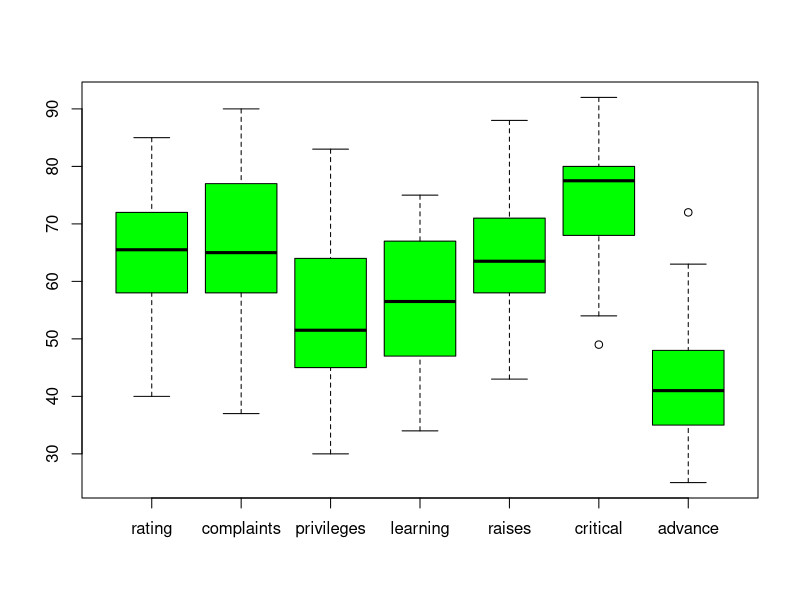
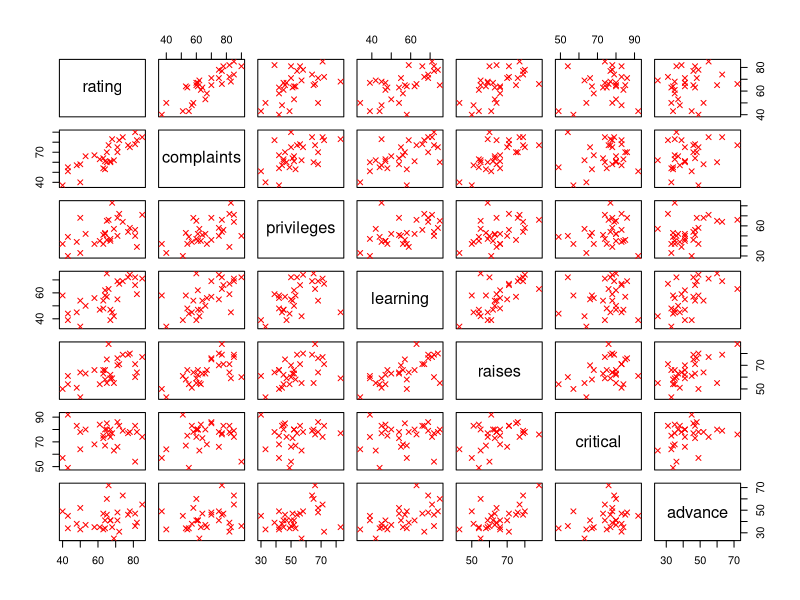
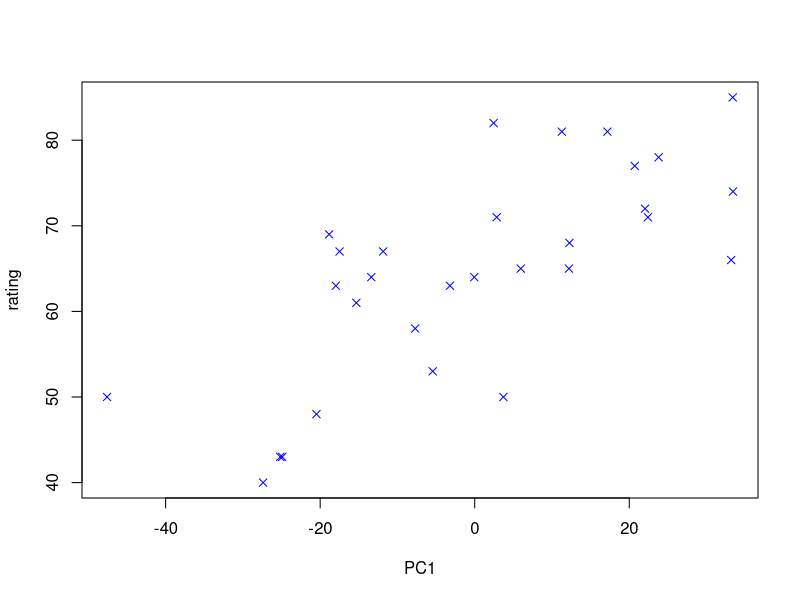
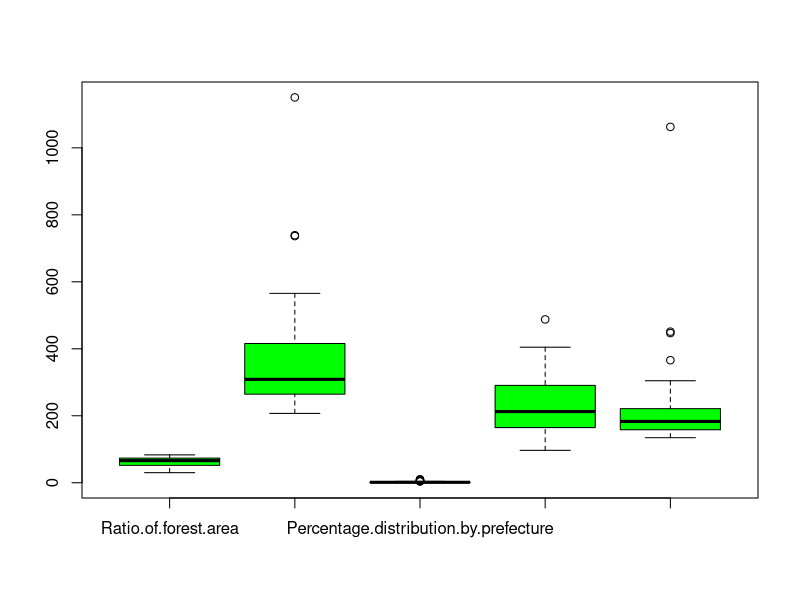

Here is the R script that generated these plots, in order:
## データセット attitude による例
## ある金融機関の 30 の部署の事務職員への管理者の態度に関する
## アンケート調査. 以下の 7 つの質問からなり, 好意的な回答を
## したパーセントからなる
## rating: 全体的な評価
## complaints: 職員の苦情への対処
## privileges: えこひいきしてないか
## learning: 学習の機会はあるか
## raises: 仕事に見合った昇給をしているか
## critical: 批判的すぎないか
## advance: 昇進の機会はあるか
boxplot(attitude, col = "green") # 箱ひげ図
plot(attitude, pch = 4, col = "red") # 散布図
dat <- subset(attitude, select = -rating)
# rating は全体の特徴量に相当するので分析から除外
res <- prcomp(dat) # 主成分分析
res$rotation # 各主成分方向を列ベクトルとする行列
### 第一主成分方向は全変数の符号が同じであり, 全体の傾向を表す方向と解釈できる
### 第二主成分方向は正の向きに管理者の能力を表す変数, 負の向きに職員の待遇を表す変数がきている
### 第三主成分方向は正の向きにポジティブな項目, 負の向きにネガティブな項目を表す変数がきている
### と解釈できそう
z <- predict(res) # 主成分の計算
head(z)
colMeans(z) # prcomp はデータの平均を差し引いてから計算するため, 主成分の平均は 0
plot(attitude$rating ~ z[,1], xlab = "PC1", ylab = "rating",
     pch = 4, col = "blue") # rating と第一主成分の関係
prcomp(~. -rating, data = attitude) # 上と同じ分析を実行
prcomp(dat, scale. = TRUE) # 各変数をその標準偏差で割って分析を実行(結果は変わる)

### 各変数のばらつきに大きな違いがある場合, ばらつきが大きい変数の
### 効果を重視してしまうことになるため, 全変数を同等に扱うためには
### scale. = TRUE として分析を実行すべき

## 総務省統計局の統計データ
## http://www.stat.go.jp/data/shihyou/naiyou/htm
## 社会生活統計指標-都道府県の指標-2017 社会生活統計指標 2017 年 2 月 17 日公表
## http://www.e-stat.go.jp/SG1/estat/List.do?bid-000001083999&cycode=0
## 森林面積割合 Ratio of forest area (%) 2014
## 就業者 1 人当たり農業産出額(販売農家)
## Gross agricultural product per agricultural worker (commercial farm households)
## (万年:10 thousand yen) 2014
## 全国総人口に占める人口割合
## Percentage distribution by prefecture (%) 2015
## 土地生産性(耕地面積1ヘクタール当たり)
## Land productivity (per hectare of cultivated land area)
## (万年:10 thousand yen) 2014
## 商業年間商品販売額 [卸売業 + 小売業](事務所当たり)
## Annual sales of commercial goods [wholesales and retail trade] (per establishment)
## (百万円:million yen) 2013
## データの読み込み
kendata <- read.csv(file = "kendata.csv", row.names = 1, header = TRUE)
### 注意:csvファイルは作業ディレクトリ(コンソールの上部に書いてある)
### に置いてある必要がある
head(kendata)
boxplot(kendata, col = "green") # 変数のばらつきに大きな違いがある
(mypca <- prcomp(kendata, scale = TRUE))
### 第一主成分は都会度を表す成分(正の向きほど高い)
### 第二主成分は産業の中心が農業か商業か(正の向きほど高い)
### と解釈できそう
